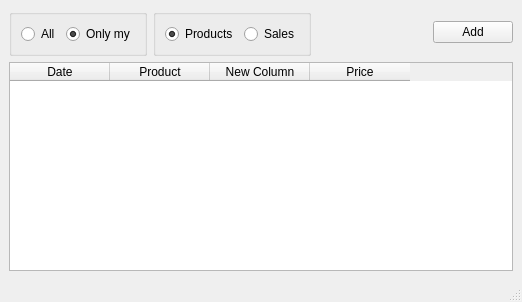
<?xml version="1.0" encoding="UTF-8"?>
<ui version="4.0">
 <class>MainWindow</class>
 <widget class="QMainWindow" name="MainWindow">
  <property name="geometry">
   <rect>
    <x>0</x>
    <y>0</y>
    <width>522</width>
    <height>302</height>
   </rect>
  </property>
  <property name="windowTitle">
   <string>MainWindow</string>
  </property>
  <widget class="QWidget" name="centralwidget">
   <layout class="QGridLayout" name="gridLayout">
    <item row="0" column="3" alignment="Qt::AlignRight">
     <widget class="QPushButton" name="btn_add">
      <property name="text">
       <string>Add</string>
      </property>
     </widget>
    </item>
    <item row="0" column="0" alignment="Qt::AlignLeft">
     <widget class="QGroupBox" name="groupBox">
      <property name="title">
       <string/>
      </property>
      <layout class="QHBoxLayout" name="horizontalLayout">
       <item>
        <widget class="QRadioButton" name="rBtn_all">
         <property name="text">
          <string>All</string>
         </property>
        </widget>
       </item>
       <item>
        <widget class="QRadioButton" name="rBtn_my">
         <property name="text">
          <string>Only my</string>
         </property>
         <property name="checked">
          <bool>true</bool>
         </property>
        </widget>
       </item>
      </layout>
     </widget>
    </item>
    <item row="0" column="1">
     <widget class="QGroupBox" name="groupBox_2">
      <property name="title">
       <string/>
      </property>
      <layout class="QHBoxLayout" name="horizontalLayout_2">
       <item>
        <widget class="QRadioButton" name="rBtn_products">
         <property name="text">
          <string>Products</string>
         </property>
         <property name="checked">
          <bool>true</bool>
         </property>
        </widget>
       </item>
       <item>
        <widget class="QRadioButton" name="rBtn_sales">
         <property name="text">
          <string>Sales</string>
         </property>
         <property name="checked">
          <bool>false</bool>
         </property>
        </widget>
       </item>
      </layout>
     </widget>
    </item>
    <item row="1" column="0" colspan="4">
     <widget class="QTableWidget" name="tableWidget">
      <column>
       <property name="text">
        <string>Date</string>
       </property>
      </column>
      <column>
       <property name="text">
        <string>Product</string>
       </property>
      </column>
      <column>
       <property name="text">
        <string>New Column</string>
       </property>
      </column>
      <column>
       <property name="text">
        <string>Price</string>
       </property>
      </column>
     </widget>
    </item>
   </layout>
  </widget>
  <widget class="QMenuBar" name="menubar">
   <property name="geometry">
    <rect>
     <x>0</x>
     <y>0</y>
     <width>522</width>
     <height>21</height>
    </rect>
   </property>
  </widget>
  <widget class="QStatusBar" name="statusbar"/>
 </widget>
 <resources/>
 <connections/>
</ui>
